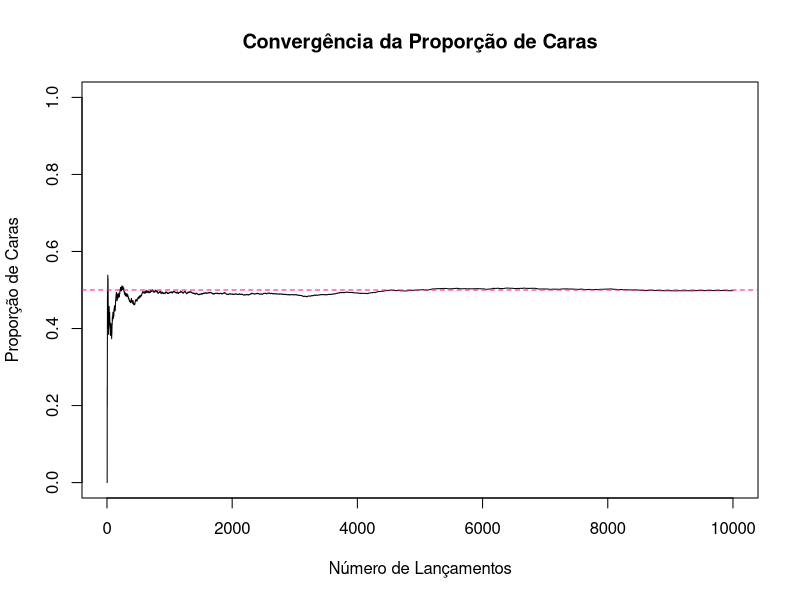
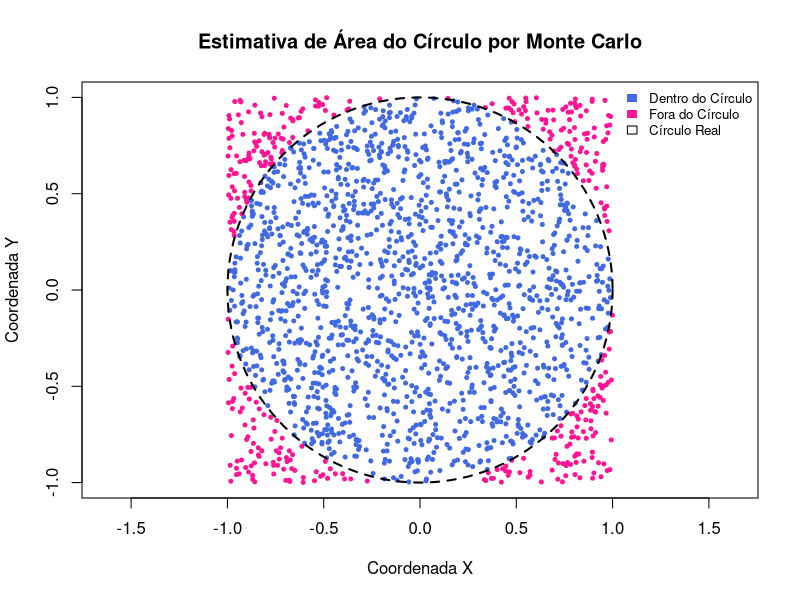

These figures' R source, in order:
## ---- chunk 1
set.seed(123)

# Número de lançamentos
n_lancamentos <- 10000

# Simular lançamentos de moeda (0 = coroa, 1 = cara)
resultados <- sample(c(0, 1), size = n_lancamentos, replace = TRUE)

# Calcular a proporção de caras
proporcao_caras <- sum(resultados) / n_lancamentos

cat("Número de lançamentos:", n_lancamentos, "\n")
cat("Proporção de caras simulada:", proporcao_caras, "\n")

# Para ver a convergência ao longo do tempo (Lei dos Grandes Números)
proporcoes_acumuladas <- cumsum(resultados) / (1:n_lancamentos)

plot(proporcoes_acumuladas, type = "l",
     main = "Convergência da Proporção de Caras",
     xlab = "Número de Lançamentos",
     ylab = "Proporção de Caras",
     ylim = c(0, 1))
abline(h = 0.5, col = "deeppink", lty = 2)
## ---- chunk 2
# Define a semente para garantir reprodutibilidade dos resultados
set.seed(123)

# Definir o número de pontos 
n_pontos <- 10000

# Gerar coordenadas X e Y aleatórias para os pontos dentro do quadrado [-1, 1] x [-1, 1]
x_coords <- runif(n_pontos, min = -1, max = 1)
y_coords <- runif(n_pontos, min = -1, max = 1)

# Calcular a distância ao quadrado até a origem para cada ponto
distancia_ao_quadrado <- x_coords^2 + y_coords^2

# Contar quantos pontos caem dentro do círculo de raio 1
pontos_dentro_circulo <- sum(distancia_ao_quadrado <= 1)

# Calcular a proporção de pontos dentro do círculo
proporcao_no_circulo <- pontos_dentro_circulo / n_pontos

# Estimar a área do círculo (área do quadrado é 4)
area_circulo_estimada <- proporcao_no_circulo * 4

# Mostrar resultados
cat("Total de pontos jogados:", n_pontos, "\n")
cat("Pontos que caíram dentro do círculo:", pontos_dentro_circulo, "\n")
cat("Proporção de pontos dentro do círculo:", proporcao_no_circulo, "\n")
cat("Estimativa da Área do Círculo (ou Pi):", area_circulo_estimada, "\n")
cat("Valor real de Pi (Área do Círculo de raio 1):", pi, "\n")
## ---- chunk 3
# Para visualização, limitar a quantidade de pontos no gráfico (ex: 2000)
indices_para_plot <- sample(1:n_pontos, min(n_pontos, 2000))

# Plotar os pontos: azul se dentro do círculo, vermelho se fora
plot(x_coords[indices_para_plot], y_coords[indices_para_plot],
     pch = 20, cex = 0.8,
     col = ifelse(distancia_ao_quadrado[indices_para_plot] <= 1, "royalblue", "deeppink"),
     main = "Estimativa de Área do Círculo por Monte Carlo",
     xlab = "Coordenada X", ylab = "Coordenada Y",
     xlim = c(-1, 1), ylim = c(-1, 1),
     asp = 1)  # asp=1 para eixos com mesma escala

# Adicionar o contorno do círculo real
symbols(x = 0, y = 0, circles = 1, add = TRUE, inches = FALSE,
        col = NA, border = "black", lty = 2, lwd = 2)

# Legenda
legend("topright", c("Dentro do Círculo", "Fora do Círculo", "Círculo Real"),
       fill = c("royalblue", "deeppink", NA), border = c(NA, NA, "black"),
       bty = "n", cex = 0.8)
## ---- chunk 4
# Definindo parâmetros
n_tentativas <- 10
prob_sucesso <- 0.5
n_experimentos <- 100
## ---- chunk 5
# Simula 100 experimentos da binomial(n = 10, p = 0.5)
resultados <- rbinom(n_experimentos, size = n_tentativas, prob = prob_sucesso)
## ---- chunk 6
# Probabilidade de sair exatamente 5 caras em 10 lançamentos
dbinom(5, size = 10, prob = 0.5)
## ---- chunk 7
# Probabilidade de sair 5 ou menos caras em 10 lançamentos
pbinom(5, size = 10, prob = 0.5)
## ---- chunk 8
# Qual o menor número de sucessos tal que a probabilidade acumulada seja ao menos 0.8?
qbinom(0.8, size = 10, prob = 0.5)
